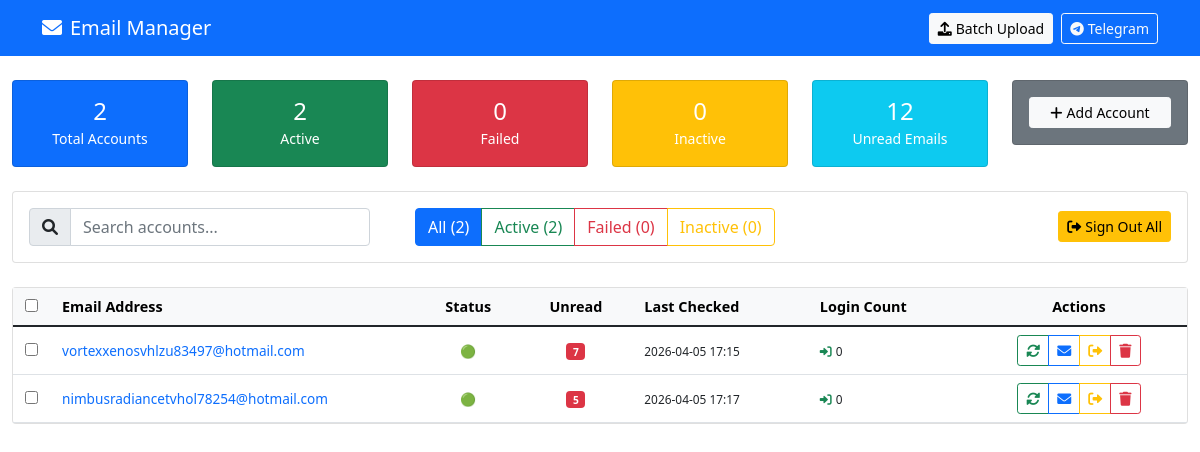
The app's page /dashboard, older data.
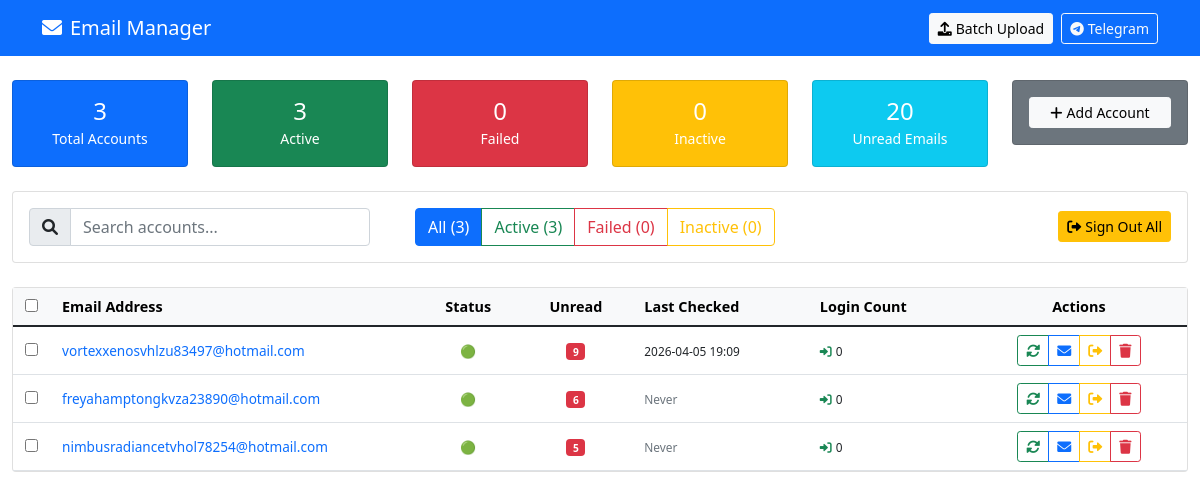
The same page, newer data.
### tables this page shows
CREATE TABLE accounts (
            id INTEGER PRIMARY KEY AUTOINCREMENT,
            email TEXT UNIQUE NOT NULL,
            access_token TEXT,
            refresh_token TEXT,
            is_signed_in BOOLEAN DEFAULT 1,
            last_checked DATETIME,
            unread_count INTEGER DEFAULT 0,
            last_error TEXT
        , date_added DATETIME, login_count INTEGER DEFAULT 0, failure_count INTEGER DEFAULT 0, proxy_slot TEXT, account_status TEXT DEFAULT "active");

### app.py (the view)
@app.route('/dashboard')
def dashboard():
    status_filter = request.args.get('status', 'all')
    search_query = request.args.get('search', '')
    page = int(request.args.get('page', 1))
    per_page = 50
    conn = sqlite3.connect(app.config['DATABASE_FILE'])
    c = conn.cursor()
    query = '''
        SELECT id, email, is_signed_in, unread_count, last_checked, last_error,
               date_added, login_count, failure_count, account_status, access_token
        FROM accounts
        WHERE 1=1
    '''
    params = []
    if search_query:
        query += ' AND email LIKE ?'
        params.append(f'%{search_query}%')
    if status_filter == 'active':
        query += ' AND is_signed_in = 1 AND last_error IS NULL'
    elif status_filter == 'failed':
        query += ' AND last_error IS NOT NULL'
    elif status_filter == 'inactive':
        query += ' AND is_signed_in = 0'
    query += ' ORDER BY unread_count DESC, email ASC'
    count_query = f'SELECT COUNT(*) FROM ({query})'
    c.execute(count_query, params)
    total_accounts = c.fetchone()[0]
    query += ' LIMIT ? OFFSET ?'
    params.extend([per_page, (page - 1) * per_page])
    c.execute(query, params)
    accounts = []
    for row in c.fetchall():
        accounts.append({
            'id': row[0],
            'email': row[1],
            'is_signed_in': bool(row[2]),
            'unread_count': row[3],
            'last_checked': row[4],
            'last_error': row[5],
            'date_added': row[6],
            'login_count': row[7],
            'failure_count': row[8],
            'account_status': row[9],
            'access_token': row[10],
            'status_badge': get_status_badge(row[3], row[5], row[2], row[10])  # FIXED: Added access_token parameter
        })
    c.execute('''
        SELECT
            COUNT(*) as total,
            SUM(CASE WHEN is_signed_in = 1 AND last_error IS NULL THEN 1 ELSE 0 END) as active,
            SUM(CASE WHEN last_error IS NOT NULL THEN 1 ELSE 0 END) as failed,
            SUM(CASE WHEN is_signed_in = 0 THEN 1 ELSE 0 END) as inactive,
            SUM(unread_count) as total_unread
        FROM accounts
    ''')
    stats = c.fetchone()
    conn.close()
    total_pages = (total_accounts + per_page - 1) // per_page
    return render_template('index.html',
                         accounts=accounts,
                         stats={
                             'total': stats[0],
                             'active': stats[1],
                             'failed': stats[2],
                             'inactive': stats[3],
                             'total_unread': stats[4]
                         },
                         current_page=page,
                         total_pages=total_pages,
                         status_filter=status_filter,
                         search_query=search_query)

### app.py (called while the page is built)
def get_status_badge(unread_count, last_error, is_signed_in, access_token):
    if access_token and (access_token.startswith('legacy_auth_') or access_token.startswith('imap_auth_')):
        return '🟡'  # Yellow for legacy accounts
    if last_error:
        return '🔴'
    elif not is_signed_in:
        return '⚫'
    elif unread_count > 0:
        return '🟢'
    else:
        return '🔵'

### templates/index.html (shortened to what the changed rows need)
<!DOCTYPE html>
<html lang="en">
<head>
    <link href="https://cdn.jsdelivr.net/npm/bootstrap@5.1.3/dist/css/bootstrap.min.css" rel="stylesheet">
    <link href="https://cdnjs.cloudflare.com/ajax/libs/font-awesome/6.0.0/css/all.min.css" rel="stylesheet">
</head>
<body>
    <div class="container-fluid mt-4">
        <div class="row mb-4">
            <div class="col-md-2">
                <div class="card stats-card bg-primary text-white">
                    <div class="card-body text-center">
                        <h4 class="mb-0">{{ stats.total }}</h4>
                        <small>Total Accounts</small>
                    </div>
                </div>
            </div>
            <div class="col-md-2">
                <div class="card stats-card bg-success text-white">
                    <div class="card-body text-center">
                        <h4 class="mb-0">{{ stats.active }}</h4>
                        <small>Active</small>
                    </div>
                </div>
            </div>
            <div class="col-md-2">
                <div class="card stats-card bg-info text-white">
                    <div class="card-body text-center">
                        <h4 class="mb-0">{{ stats.total_unread }}</h4>
                        <small>Unread Emails</small>
                    </div>
                </div>
            </div>
        </div>
        <div class="card mb-4">
            <div class="card-body">
                <div class="row g-3 align-items-center">
                    <div class="col-md-6">
                        <div class="btn-group">
                            <a href="{{ url_for('dashboard', status='all') }}"
                               class="btn btn-outline-primary {{ 'filter-active' if status_filter == 'all' else '' }}">
                                All ({{ stats.total }})
                            </a>
                            <a href="{{ url_for('dashboard', status='active') }}"
                               class="btn btn-outline-success {{ 'filter-active' if status_filter == 'active' else '' }}">
                                Active ({{ stats.active }})
                            </a>
                            <a href="{{ url_for('dashboard', status='failed') }}"
                               class="btn btn-outline-danger {{ 'filter-active' if status_filter == 'failed' else '' }}">
                                Failed ({{ stats.failed }})
                            </a>
                            <a href="{{ url_for('dashboard', status='inactive') }}"
                               class="btn btn-outline-warning {{ 'filter-active' if status_filter == 'inactive' else '' }}">
                                Inactive ({{ stats.inactive }})
                            </a>
                        </div>
                    </div>
                </div>
            </div>
        </div>
        <div class="card">
            <div class="card-body p-0">
                <div class="table-responsive">
                    <table class="table table-hover compact-table mb-0">
                        <thead class="table-light">
                            <tr>
                                <th class="bulk-selector">
                                    <input type="checkbox" id="selectAll" onchange="toggleSelectAll(this)">
                                </th>
                                <th>Email Address</th>
                                <th class="text-center">Status</th>
                                <th class="text-center">Unread</th>
                                <th>Last Checked</th>
                                <th>Login Count</th>
                                <th class="text-center">Actions</th>
                            </tr>
                        </thead>
                        <tbody>
                            {% for account in accounts %}
                            <tr>
                                <td>
                                    <input type="checkbox" class="account-checkbox" value="{{ account.id }}"
                                           onchange="updateBulkActions()">
                                </td>
                                <td class="email-cell">
                                    <a href="{{ url_for('view_emails', account_id=account.id) }}"
                                       class="clickable-email text-decoration-none" title="View emails">
                                        {{ account.email }}
                                    </a>
                                </td>
                                <td class="text-center">
                                    <span class="status-badge">
                                        {{ account.status_badge }}
                                    </span>
                                </td>
                                <td class="text-center unread-count">
                                    {% if account.unread_count > 0 %}
                                    <a href="{{ url_for('view_emails', account_id=account.id) }}"
                                       class="badge bg-danger text-decoration-none">
                                        {{ account.unread_count }}
                                    </a>
                                    {% else %}
                                    <span class="badge bg-secondary">0</span>
                                    {% endif %}
                                </td>
                                <td>
                                    {% if account.last_checked %}
                                    <small>{{ account.last_checked[:16] }}</small>
                                    {% else %}
                                    <small class="text-muted">Never</small>
                                    {% endif %}
                                </td>
                                <td>
                                    <small>
                                        <i class="fas fa-sign-in-alt text-success me-1"></i>{{ account.login_count }}
                                    </small>
                                </td>
                                <td class="text-center action-buttons">
                                    <div class="btn-group btn-group-sm">
                                        <a href="{{ url_for('refresh_account', account_id=account.id) }}"
                                           class="btn btn-outline-success" title="Sync Unread Count">
                                            <i class="fas fa-sync-alt"></i>
                                        </a>
                                        <a href="{{ url_for('view_emails', account_id=account.id) }}"
                                           class="btn btn-outline-primary" title="View emails">
                                            <i class="fas fa-envelope"></i>
                                        </a>
                                        {% if account.is_signed_in %}
                                        <a href="{{ url_for('sign_out', account_id=account.id) }}"
                                           class="btn btn-outline-warning" title="Sign out">
                                            <i class="fas fa-sign-out-alt"></i>
                                        </a>
                                        {% else %}
                                        <a href="{{ url_for('sign_in', account_id=account.id) }}"
                                           class="btn btn-outline-success" title="Sign in">
                                            <i class="fas fa-sign-in-alt"></i>
                                        </a>
                                        {% endif %}
                                        <a href="{{ url_for('delete_account', account_id=account.id) }}"
                                           class="btn btn-outline-danger"
                                           onclick="return confirm('Delete {{ account.email }}?')"
                                           title="Delete account">
                                            <i class="fas fa-trash"></i>
                                        </a>
                                    </div>
                                </td>
                            </tr>
                            {% endfor %}
                        </tbody>
                    </table>
                </div>
            </div>
        </div>
    </div>
</body>
</html>

Row changes from the older to the newer data that the page shows:
changed accounts "vortexxenosvhlzu83497@hotmail.com": unread_count "7" → "9"; last_checked "2026-04-05 17:15" → "2026-04-05 19:09"
added accounts: email "freyahamptongkvza23890@hotmail.com", status_badge "🟢", unread_count "6", shows "Never", login_count "0"
changed accounts "nimbusradiancetvhol78254@hotmail.com": last_checked "2026-04-05 17:17" → (not shown); now shows "Never"
Text that changed along with them:
{{ stats.total }}: "2" → "3"
{{ stats.active }}: "2" → "3"
{{ stats.total_unread }}: "12" → "20"
